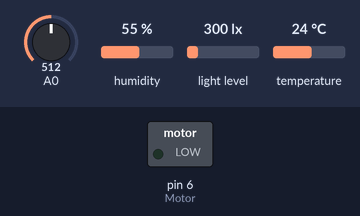
This sketch was run on a simulated Arduino Uno, built with avr-gcc and run on an emulated ATmega328P. Shown: switched loads named in the sketch (green lamp = pin HIGH). Wiring (inferred from the names in the program): BH1750 light sensor at I2C address 0x23. The test bench sets the inputs (shaded band); at power-on: A0 = 512, humidity 55 %, light level 300 lx, temperature 24 °C. The modem accepts every AT command (registered, SIM ready, sends succeed) and sends nothing else; what the sketch prints to the serial monitor is not drawn.

Above: at 0.1 s.
At 17.4 s:
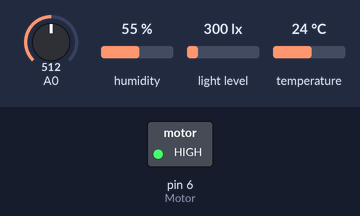
Timing chart, 0 to 21.9 s (numbered marks = the images above):
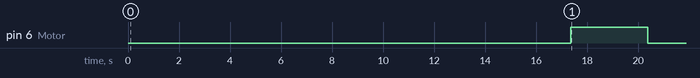

Measured:
- by itself, pin 6 (Motor): LOW → HIGH at 17.4 s, → LOW 3.0 s later

The sketch:

final_with_ConnectionDirect.ino
```cpp
#include <SoftwareSerial.h>
#include <Wire.h>
#include "DHT.h"

#define Reset "AT+RST\r\n"
#define changemode "AT+CWMODE=3\r\n"
#define setip "AT+CIPAP=\"192.168.1.1\"\r\n"
#define multiconnect "AT+CIPMUX=1\r\n"
#define creatserver "AT+CIPSERVER=1,8888\r\n"
#define connectwifi "AT+CWJAP="
#define getipaddress "AT+CIFSR\r\n"
#define senddata "AT+CIPSEND="
#define connectserver "AT+CIPSTART=\"TCP\",\"192.168.1.173\",2000\r\n"
#define Motor 6
#define DHTPIN 5
#define DHTTYPE DHT22   // DHT 22  (AM2302)

SoftwareSerial esp8266(2,3);// 2 ->RX   3->TX

DHT dht(DHTPIN, DHTTYPE);

  bool Auto = true;
  bool isMessage = true;
  bool Watering = false; // do watering
  bool ChangeSSID = false;
  int WaterPumpWater = 30;//time for pump do nothing after last watering
  int turn=0;
  int soil=100;
  int temp=0;
  int humidity=0;
  int timer = 1400; //timer for every 20 sec send data to server
  int Motor_on = false;//Motor Statues
  int Motor_time_on = 300;//time for watering (100 mlitr)
  int connectionId;
  String response="";//response of server
  String ssid="";
  String pass="";
  float valf=0; // Sun Sensor Data

  //------------------------------------------------
  //light Sensor(Sun Sensor)
  //------------------------------------------------
  int BH1750_address = 0x23; // i2c Addresse
  byte buff[2];

  void BH1750_Init(int address){

  Wire.beginTransmission(address);
  Wire.write(0x10); // 1 [lux] resolution
  Wire.endTransmission();
}

byte BH1750_Read(int address){

  byte i=0;
  Wire.beginTransmission(address);
  Wire.requestFrom(address, 2);
  while(Wire.available()){
    buff[i] = Wire.read();
    i++;
  }
  Wire.endTransmission();
  return i;
}


void setup() {
//--------------------------------------------------------
// PinModes(Pins we need to do Work like turn on/off Motor)
//--------------------------------------------------------
  pinMode(Motor,OUTPUT);//6
  esp8266.begin(115200);
  Wire.begin();
  BH1750_Init(BH1750_address);
  dht.begin();
  Serial.begin(115200);
  delay(200);
  esp8266.print(Reset);
  delay(2000);
  esp8266.print(changemode);
  delay(1500);
  esp8266.print(setip);
  delay(1500);
  esp8266.print(multiconnect);
  delay(1500);
  esp8266.print(creatserver);
  delay(1500);
}

void loop() {
  if(ChangeSSID){
    String ConnectCommand="";
    ConnectCommand += connectwifi;
    ConnectCommand += "\"" + ssid + "\",\"" + pass + "\"\r\n";
    esp8266.print(ConnectCommand);
    ChangeSSID = false;
  }
  if(Auto == true){
    if(Watering == false){
      if(soil > 500){
         digitalWrite(Motor, 1);
         Motor_on = true;
         Watering = true;
      }
    }
    else {
      if (timer == 1900){
        if(WaterPumpWater-- == 0){
          Watering = false;
          WaterPumpWater = 30;
        }
      }
    }
    if(Motor_on == true){
      if(Motor_time_on-- == 0){
        digitalWrite(Motor, 0);
        Motor_on = false;
        Motor_time_on = 300;
      }
    }
  }
//-------------------------------------------------------------
//Check Connection
//-------------------------------------------------------------
  if(timer == 1800){
    esp8266.println(connectserver);
  }
//-------------------------------------------------------------
// Send Sensors Data Every 20 Second to Server
//-------------------------------------------------------------
  if (timer++ == 2000) {
    timer = 0;
    Serial.println();

    soil = analogRead(A0); // Soil moisture
    humidity = (int)dht.readHumidity(); // Air humidity
    temp = (int)dht.readTemperature(); // Air Temperature
//------------------------------------------------------------
//Sunlight
//---------------------------------------------------------
    if(BH1750_Read(BH1750_address)==2){

      valf=((buff[0]<<8)|buff[1])/1.2;
      valf =(int)valf;
    }
//--------------------------------------------------------------

    String tBuffer="";
    tBuffer += (String)temp +" ";
    tBuffer += (String)soil +" ";
    tBuffer += (String)humidity +" ";
    tBuffer += (String)valf +" ";
    if(Motor_on){
      tBuffer += "ON";
    }
    else{
      tBuffer += "OFF";
    }
    String lenght = senddata;
    lenght += tBuffer.length();

    esp8266.println(lenght);
    delay(100);
    esp8266.println(tBuffer);

  }
//-------------------------------------------------------------
// Recive Order From Server
//-------------------------------------------------------------
    if (esp8266.available() > 0) {
    if(esp8266.find("+IPD,"))
    {
      String com = "";
      delay(300);
      connectionId = Serial.read()-48;
      while (esp8266.available())
      {
        char c = esp8266.read();
        com += (char)c;
      }

    if(com.indexOf("pin=on") != -1)
     {
     // add1="Light is on";
     int pinNumber = 11;
     digitalWrite(pinNumber, 1);
     }
    if(com.indexOf("pin=off") != -1)
     {
      //add1="Light is off";
      int pinNumber = 11;
      digitalWrite(pinNumber, 0);
     }
    if(com.indexOf("ssid") != -1){
      int sid = com.lastIndexOf("ssid");
      int pas = com.lastIndexOf("pass");
      int http = com.indexOf("HTTP");
      int len = com.length();
      Serial.print("sid ===");
      Serial.println(String(sid));
      Serial.print("password ===" );
      Serial.println(pas);
      Serial.print("length ===");
      Serial.println(len);
      Serial.print("HTTP ===");
      Serial.println(http);
      ssid=com.substring(sid+4, pas);
    pass= com.substring(pas+4, http-1);
      Serial.println(com.substring(sid+4, pas));
      Serial.println(com.substring(pas+4, http-1));
    ChangeSSID = true;
    }

     String closeCommand = "AT+CIPCLOSE=";  ////////////////close the socket connection////esp command
     closeCommand+=connectionId; // append connection id
     closeCommand+="\r\n";
     esp8266.println(closeCommand);
     delay(2000);
     //sendData(closeCommand,3000,DEBUG);
      digitalWrite(13, !digitalRead(13));
      Serial.println(com);
    }
  }
//-------------------------------------------------------------
  delay(10);
  if(timer%100 == 0)
    Serial.print(timer/100);

}
```
